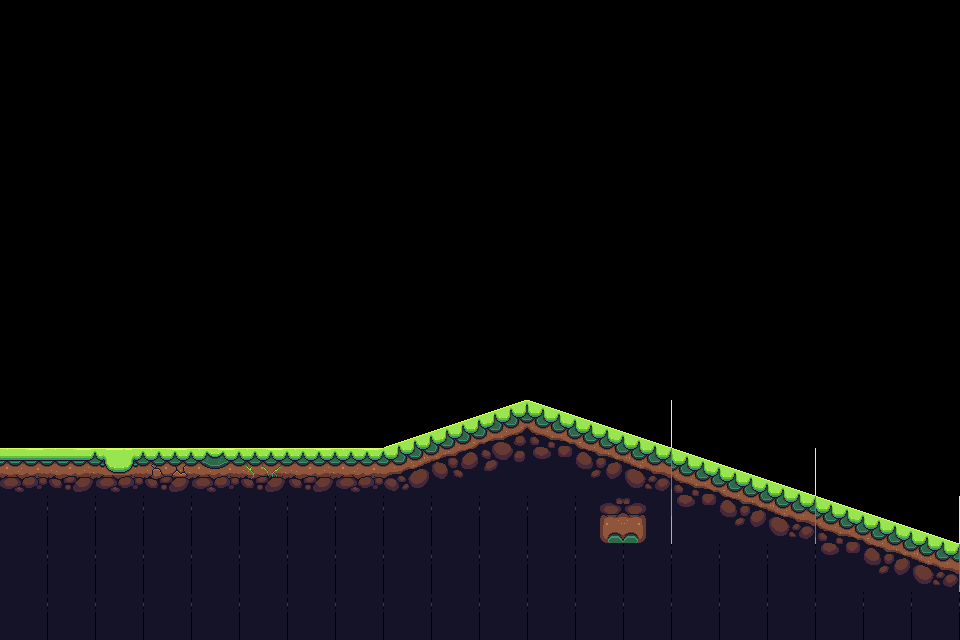

This is a level from a 2D game, rendered from its Tiled map with the project's own tilesets. A one-line summary and the complete map file follow:
An orthogonal 60x40 tile map with 16x16 px tiles, 1 tile layer (Tile Layer 1).

<map version="1.10" tiledversion="1.11.2" orientation="orthogonal" renderorder="right-down" width="60" height="40" tilewidth="16" tileheight="16" infinite="0" nextlayerid="2" nextobjectid="1">
 <tileset firstgid="1" name="Forest_environment_tiles" tilewidth="16" tileheight="16" tilecount="1872" columns="78">
  <image source="../AS2_source/effects_UI_tiles/Forest_environment_tiles.png" width="1248" height="384" />
 </tileset>
 <layer id="1" name="Tile Layer 1" width="60" height="40">
  <data encoding="csv">
0,0,0,0,0,0,0,0,0,0,0,0,0,0,0,0,0,0,0,0,0,0,0,0,0,0,0,0,0,0,0,0,0,0,0,0,0,0,0,0,0,0,0,0,0,0,0,0,0,0,0,0,0,0,0,0,0,0,0,0,
0,0,0,0,0,0,0,0,0,0,0,0,0,0,0,0,0,0,0,0,0,0,0,0,0,0,0,0,0,0,0,0,0,0,0,0,0,0,0,0,0,0,0,0,0,0,0,0,0,0,0,0,0,0,0,0,0,0,0,0,
0,0,0,0,0,0,0,0,0,0,0,0,0,0,0,0,0,0,0,0,0,0,0,0,0,0,0,0,0,0,0,0,0,0,0,0,0,0,0,0,0,0,0,0,0,0,0,0,0,0,0,0,0,0,0,0,0,0,0,0,
0,0,0,0,0,0,0,0,0,0,0,0,0,0,0,0,0,0,0,0,0,0,0,0,0,0,0,0,0,0,0,0,0,0,0,0,0,0,0,0,0,0,0,0,0,0,0,0,0,0,0,0,0,0,0,0,0,0,0,0,
0,0,0,0,0,0,0,0,0,0,0,0,0,0,0,0,0,0,0,0,0,0,0,0,0,0,0,0,0,0,0,0,0,0,0,0,0,0,0,0,0,0,0,0,0,0,0,0,0,0,0,0,0,0,0,0,0,0,0,0,
0,0,0,0,0,0,0,0,0,0,0,0,0,0,0,0,0,0,0,0,0,0,0,0,0,0,0,0,0,0,0,0,0,0,0,0,0,0,0,0,0,0,0,0,0,0,0,0,0,0,0,0,0,0,0,0,0,0,0,0,
0,0,0,0,0,0,0,0,0,0,0,0,0,0,0,0,0,0,0,0,0,0,0,0,0,0,0,0,0,0,0,0,0,0,0,0,0,0,0,0,0,0,0,0,0,0,0,0,0,0,0,0,0,0,0,0,0,0,0,0,
0,0,0,0,0,0,0,0,0,0,0,0,0,0,0,0,0,0,0,0,0,0,0,0,0,0,0,0,0,0,0,0,0,0,0,0,0,0,0,0,0,0,0,0,0,0,0,0,0,0,0,0,0,0,0,0,0,0,0,0,
0,0,0,0,0,0,0,0,0,0,0,0,0,0,0,0,0,0,0,0,0,0,0,0,0,0,0,0,0,0,0,0,0,0,0,0,0,0,0,0,0,0,0,0,0,0,0,0,0,0,0,0,0,0,0,0,0,0,0,0,
0,0,0,0,0,0,0,0,0,0,0,0,0,0,0,0,0,0,0,0,0,0,0,0,0,0,0,0,0,0,0,0,0,0,0,0,0,0,0,0,0,0,0,0,0,0,0,0,0,0,0,0,0,0,0,0,0,0,0,0,
0,0,0,0,0,0,0,0,0,0,0,0,0,0,0,0,0,0,0,0,0,0,0,0,0,0,0,0,0,0,0,0,0,0,0,0,0,0,0,0,0,0,0,0,0,0,0,0,0,0,0,0,0,0,0,0,0,0,0,0,
0,0,0,0,0,0,0,0,0,0,0,0,0,0,0,0,0,0,0,0,0,0,0,0,0,0,0,0,0,0,0,0,0,0,0,0,0,0,0,0,0,0,0,0,0,0,0,0,0,0,0,0,0,0,0,0,0,0,0,0,
0,0,0,0,0,0,0,0,0,0,0,0,0,0,0,0,0,0,0,0,0,0,0,0,0,0,0,0,0,0,0,0,0,0,0,0,0,0,0,0,0,0,0,0,0,0,0,0,0,0,0,0,0,0,0,0,0,0,0,0,
0,0,0,0,0,0,0,0,0,0,0,0,0,0,0,0,0,0,0,0,0,0,0,0,0,0,0,0,0,0,0,0,0,0,0,0,0,0,0,0,0,0,0,0,0,0,0,0,0,0,0,0,0,0,0,0,0,0,0,0,
0,0,0,0,0,0,0,0,0,0,0,0,0,0,0,0,0,0,0,0,0,0,0,0,0,0,0,0,0,0,0,0,0,0,0,0,0,0,0,0,0,0,0,0,0,0,0,0,0,0,0,0,0,0,0,0,0,0,0,0,
0,0,0,0,0,0,0,0,0,0,0,0,0,0,0,0,0,0,0,0,0,0,0,0,0,0,0,0,0,0,0,0,0,0,0,0,0,0,0,0,0,0,0,0,0,0,0,0,0,0,0,0,0,0,0,0,0,0,0,0,
0,0,0,0,0,0,0,0,0,0,0,0,0,0,0,0,0,0,0,0,0,0,0,0,0,0,0,0,0,0,0,0,0,0,0,0,0,0,0,0,0,0,0,0,0,0,0,0,0,0,0,0,0,0,0,0,0,0,0,0,
0,0,0,0,0,0,0,0,0,0,0,0,0,0,0,0,0,0,0,0,0,0,0,0,0,0,0,0,0,0,0,0,0,0,0,0,0,0,0,0,0,0,0,0,0,0,0,0,0,0,0,0,0,0,0,0,0,0,0,0,
0,0,0,0,0,0,0,0,0,0,0,0,0,0,0,0,0,0,0,0,0,0,0,0,0,0,0,0,0,0,0,0,0,0,0,0,0,0,0,0,0,0,0,0,0,0,0,0,0,0,0,0,0,0,0,0,0,0,0,0,
0,0,0,0,0,0,0,0,0,0,0,0,0,0,0,0,0,0,0,0,0,0,0,0,0,0,0,0,0,0,0,0,0,0,0,0,0,0,0,0,0,0,0,0,0,0,0,0,0,0,0,0,0,0,0,0,0,0,0,0,
0,0,0,0,0,0,0,0,0,0,0,0,0,0,0,0,0,0,0,0,0,0,0,0,0,0,0,0,0,0,0,0,0,0,0,0,0,0,0,0,0,0,0,0,0,0,0,0,0,0,0,0,0,0,0,0,0,0,0,0,
0,0,0,0,0,0,0,0,0,0,0,0,0,0,0,0,0,0,0,0,0,0,0,0,0,0,0,0,0,0,0,0,0,0,0,0,0,0,0,0,0,0,0,0,0,0,0,0,0,0,0,0,0,0,0,0,0,0,0,0,
0,0,0,0,0,0,0,0,0,0,0,0,0,0,0,0,0,0,0,0,0,0,0,0,0,0,0,0,0,0,0,0,0,0,0,0,0,0,0,0,0,0,0,0,0,0,0,0,0,0,0,0,0,0,0,0,0,0,0,0,
0,0,0,0,0,0,0,0,0,0,0,0,0,0,0,0,0,0,0,0,0,0,0,0,0,0,0,0,0,0,0,0,0,0,0,0,0,0,0,0,0,0,0,0,0,0,0,0,0,0,0,0,0,0,0,0,0,0,0,0,
0,0,0,0,0,0,0,0,0,0,0,0,0,0,0,0,0,0,0,0,0,0,0,0,0,0,0,0,0,0,0,0,0,0,0,0,0,0,0,0,0,0,0,0,0,0,0,0,0,0,0,0,0,0,0,0,0,0,0,0,
0,0,0,0,0,0,0,0,0,0,0,0,0,0,0,0,0,0,0,0,0,0,0,0,727,728,729,730,731,732,733,734,735,736,737,738,739,740,741,742,743,744,0,0,0,0,0,0,0,0,0,0,0,0,0,0,0,0,0,0,
0,0,0,0,0,0,0,0,0,0,0,0,0,0,0,0,0,0,0,0,0,0,0,0,805,806,807,808,809,810,811,812,813,814,815,816,817,818,819,820,821,822,0,0,0,0,0,0,0,0,0,0,0,0,0,0,0,0,0,0,
0,0,0,0,0,0,0,0,0,0,0,0,0,0,0,0,0,0,0,0,0,0,0,0,883,884,885,886,887,888,889,890,891,892,893,894,895,896,897,898,899,900,0,0,0,0,0,0,0,0,0,0,0,0,0,0,0,0,0,0,
937,938,939,940,941,942,943,944,945,946,947,948,949,950,951,952,953,954,955,956,957,958,959,960,961,962,963,964,965,966,967,968,969,970,971,972,973,974,975,976,977,978,736,737,738,739,740,741,742,743,744,0,0,0,0,0,0,0,0,0,
1015,1016,1017,1018,1019,1020,1021,1022,1023,1024,1025,1026,1027,1028,1029,1030,1031,1032,1033,1034,1035,1036,1037,1038,1039,1040,1041,1042,1043,1044,1045,1046,1047,1048,1049,1050,1051,1052,1053,1054,1055,1056,814,815,816,817,818,819,820,821,822,0,0,0,0,0,0,0,0,0,
1093,1094,1095,1096,1097,1098,1099,1100,1101,1102,1103,1104,1105,1106,1107,1108,1109,1110,1111,1112,1113,1114,1115,1116,1117,1118,1119,1120,1121,1122,1123,1124,1125,1126,1127,1128,1129,1130,1131,1132,1133,1134,892,893,894,895,896,897,898,899,900,0,0,0,0,0,0,0,0,0,
757,758,759,757,758,759,757,758,759,757,758,759,757,758,759,757,758,759,757,758,759,757,758,759,757,758,759,757,758,759,757,758,759,757,758,759,1207,1208,1209,1210,1211,1212,970,971,972,973,974,975,976,977,978,736,737,738,739,740,741,742,743,744,
835,836,837,835,836,837,835,836,837,835,836,837,835,836,837,835,836,837,835,836,837,835,836,837,835,836,837,835,836,837,835,836,837,835,836,837,1285,1286,1287,1288,1289,1290,1048,1049,1050,1051,1052,1053,1054,1055,1056,814,815,816,817,818,819,820,821,822,
913,914,915,913,914,915,913,914,915,913,914,915,913,914,915,913,914,915,913,914,915,913,914,915,913,914,915,913,914,915,913,914,915,913,914,915,1363,1364,1365,1366,1367,1368,1126,1127,1128,1129,1130,1131,1132,1133,1134,892,893,894,895,896,897,898,899,900,
757,758,759,757,758,759,757,758,759,757,758,759,757,758,759,757,758,759,757,758,759,757,758,759,757,758,759,757,758,759,757,758,759,757,758,759,757,758,759,757,758,759,757,758,759,757,758,759,757,758,759,970,971,972,973,974,975,976,977,978,
835,836,837,835,836,837,835,836,837,835,836,837,835,836,837,835,836,837,835,836,837,835,836,837,835,836,837,835,836,837,835,836,837,835,836,837,835,836,837,835,836,837,835,836,837,835,836,837,835,836,837,1048,1049,1050,1051,1052,1053,1054,1055,1056,
913,914,915,913,914,915,913,914,915,913,914,915,913,914,915,913,914,915,913,914,915,913,914,915,913,914,915,913,914,915,913,914,915,913,914,915,913,914,915,913,914,915,913,914,915,913,914,915,913,914,915,1126,1127,1128,1129,1130,1131,1132,1133,1134,
757,758,759,757,758,759,757,758,759,757,758,759,757,758,759,757,758,759,757,758,759,757,758,759,757,758,759,757,758,759,757,758,759,757,758,759,757,758,759,757,758,759,757,758,759,757,758,759,757,758,759,757,758,759,757,758,759,757,758,759,
835,836,837,835,836,837,835,836,837,835,836,837,835,836,837,835,836,837,835,836,837,835,836,837,835,836,837,835,836,837,835,836,837,835,836,837,835,836,837,835,836,837,835,836,837,835,836,837,835,836,837,835,836,837,835,836,837,835,836,837,
913,914,915,913,914,915,913,914,915,913,914,915,913,914,915,913,914,915,913,914,915,913,914,915,913,914,915,913,914,915,913,914,915,913,914,915,913,914,915,913,914,915,913,914,915,913,914,915,913,914,915,913,914,915,913,914,915,913,914,915
</data>
 </layer>
</map>